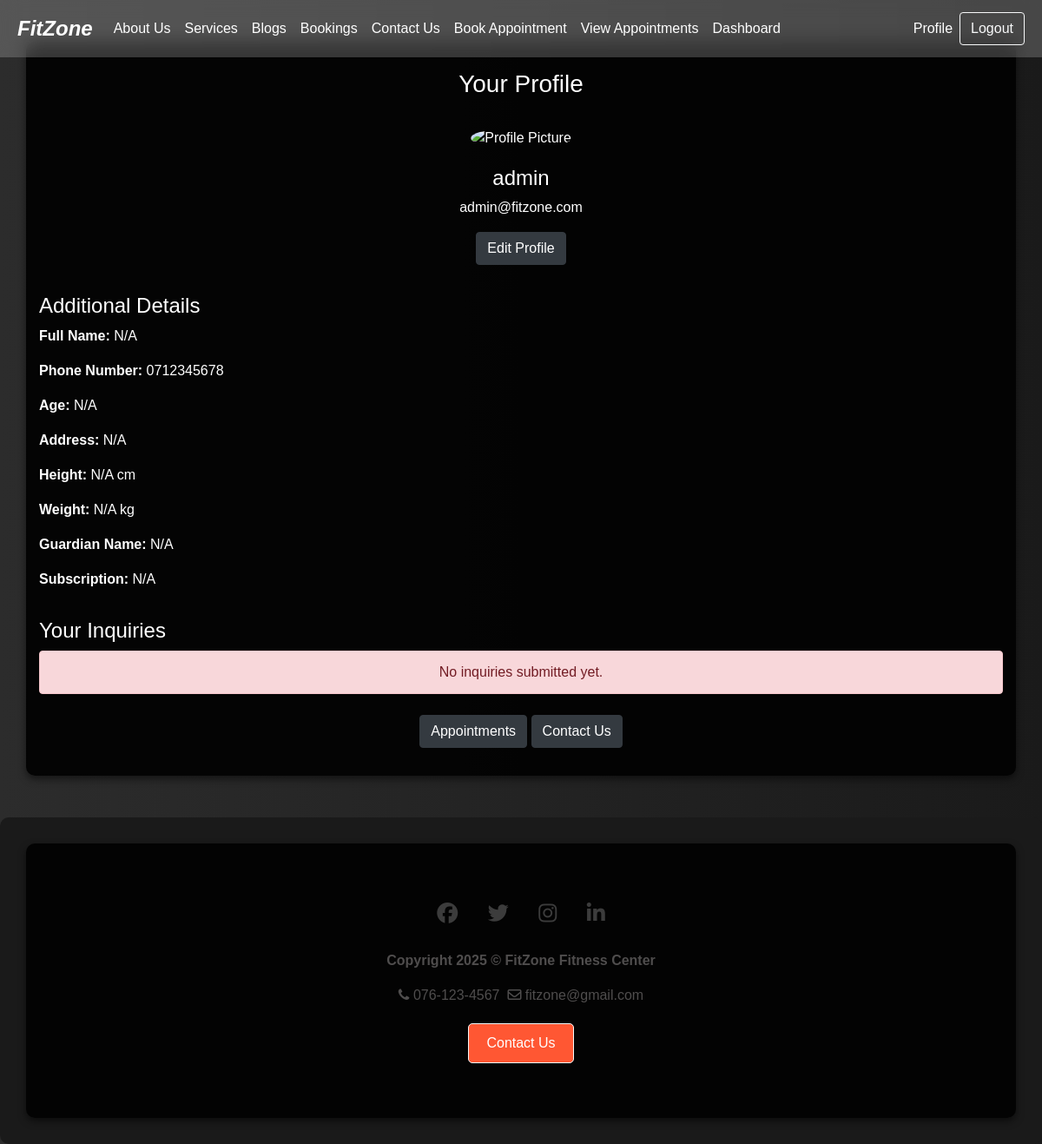
The app's page /profile.php (signed in) with its own data.
### tables this page shows
CREATE TABLE IF NOT EXISTS users (
    user_id INT AUTO_INCREMENT PRIMARY KEY,
    username VARCHAR(50) NOT NULL UNIQUE,
    password_hash VARCHAR(255) NOT NULL,
    email VARCHAR(100) NOT NULL UNIQUE,
    phone_number VARCHAR(15),
    role ENUM('customer', 'staff', 'admin') NOT NULL DEFAULT 'customer',
    age INT NULL,
    address VARCHAR(255) NULL,
    height DECIMAL(5, 2) NULL,
    weight DECIMAL(5, 2) NULL,
    guardian_name VARCHAR(255) NULL,
    fullname VARCHAR(255) NULL,
    image_url VARCHAR(255) NULL,
    subscription ENUM('basic', 'standard', 'premium') NULL,
    created_at TIMESTAMP DEFAULT CURRENT_TIMESTAMP
);

### profile.php (the view, shortened to what this page needs)
<?php
require "includes/dbh.inc.php";
$user_id = $_SESSION['user_id'];
$sql = "SELECT * FROM users WHERE user_id = ?";
$stmt = $conn->prepare($sql);
$stmt->bind_param("i", $user_id);
$stmt->execute();
$user_result = $stmt->get_result();
$user = $user_result->fetch_assoc();
$inquiries_sql = "SELECT * FROM inquiries WHERE user_id = ? ORDER BY created_at DESC";
$stmt = $conn->prepare($inquiries_sql);
$stmt->bind_param("i", $user_id);
$stmt->execute();
$inquiries_result = $stmt->get_result();
?>
<!DOCTYPE html>
<html lang="en">
<head>
    <link rel="stylesheet" href="https://stackpath.bootstrapcdn.com/bootstrap/4.5.2/css/bootstrap.min.css">
</head>
<body>
    <?php require "header.php"; ?>
    <div class="container my-5">
        <h3 class="text-center">Your Profile</h3>
        <hr>
        <div class="details-section">
            <div class="text-center">
                <img src="<?php echo htmlspecialchars($user['image_url'] ?? 'img/default-profile.png'); ?>"
                     alt="Profile Picture"
                     class="rounded-circle"
                     style="width: 150px; height: 150px; object-fit: cover; margin-bottom: 20px;">
                <h4><?php echo htmlspecialchars($user['username']); ?></h4>
                <p><?php echo htmlspecialchars($user['email']); ?></p>
                <button class="btn btn-dark" onclick="toggleEditForm()">Edit Profile</button>
            </div>
            <hr>
            <h4>Additional Details</h4>
            <p><strong>Full Name:</strong> <?php echo htmlspecialchars($user['fullname'] ?? 'N/A'); ?></p>
            <p><strong>Phone Number:</strong> <?php echo htmlspecialchars($user['phone_number'] ?? 'N/A'); ?></p>
            <p><strong>Age:</strong> <?php echo htmlspecialchars($user['age'] ?? 'N/A'); ?></p>
            <p><strong>Address:</strong> <?php echo htmlspecialchars($user['address'] ?? 'N/A'); ?></p>
            <p><strong>Height:</strong> <?php echo htmlspecialchars($user['height'] ?? 'N/A'); ?> cm</p>
            <p><strong>Weight:</strong> <?php echo htmlspecialchars($user['weight'] ?? 'N/A'); ?> kg</p>
            <p><strong>Guardian Name:</strong> <?php echo htmlspecialchars($user['guardian_name'] ?? 'N/A'); ?></p>
            <p><strong>Subscription:</strong> <?php echo htmlspecialchars($user['subscription'] ?? 'N/A'); ?></p>
        </div>
        <hr>
        <h4>Your Inquiries</h4>
        <?php if ($inquiries_result->num_rows > 0): ?>
            <table class="table table-hover table-bordered text-center">
                <thead>
                    <tr>
                        <th>Subject</th>
                        <th>Message</th>
                        <th>Status</th>
                        <th>Created At</th>
                    </tr>
                </thead>
                <tbody>
                    <?php while ($inquiry = $inquiries_result->fetch_assoc()): ?>
                        <tr>
                            <td><?php echo htmlspecialchars($inquiry['subject']); ?></td>
                            <td><?php echo htmlspecialchars($inquiry['message']); ?></td>
                            <td><?php echo htmlspecialchars($inquiry['status']); ?></td>
                            <td><?php echo htmlspecialchars($inquiry['created_at']); ?></td>
                        </tr>
                    <?php endwhile; ?>
                </tbody>
            </table>
        <?php else: ?>
            <p class="alert alert-danger text-center">No inquiries submitted yet.</p>
        <?php endif; ?>
        <div class="text-center mt-4">
            <a href="appointments.php" class="btn btn-dark">Appointments</a>
            <a href="contact.php" class="btn btn-dark">Contact Us</a>
        </div>
    </div>
</body>
</html>
<?php
require "footer.php";
?>

### css/style.css (style rules this page uses)
* { margin: 0; padding: 0; box-sizing: border-box; font-family: 'Arial', sans-serif; }
body { overflow-y: scroll; overflow-x: hidden; background: linear-gradient(to bottom, #333, #6e6e6e); }
h3 { text-shadow: 2px 1px rgba(0, 0, 0, 0.5); }
.text-center { text-align: center; }

### profile.php (style rules this page uses)
body { background: linear-gradient(to right, #2c2c2c, #1a1a1a); color: white; }
.container { background: rgba(0, 0, 0, 0.9); padding: 2rem; border-radius: 10px; box-shadow: 0 4px 8px rgba(0, 0, 0, 0.5); }
h3 { font-weight: bold; color: #ff5252; margin-top: 20px; }
.btn-danger, .btn-dark { background-color: #ff5252; border: none; }
.alert { background: rgba(255, 255, 255, 0.1); color: white; border: 1px solid #ff5252; border-radius: 10px; }

### header.php (style rules this page uses)
body { background: linear-gradient(to right, #2c2c2c, #1a1a1a); color: white; font-family: 'Arial', sans-serif; }

### records on screen
users: username "admin", email "admin@fitzone.com", fullname "N/A", phone_number "0712345678", age "N/A", address "N/A", height "N/A", weight "N/A", guardian_name "N/A", subscription "N/A"
